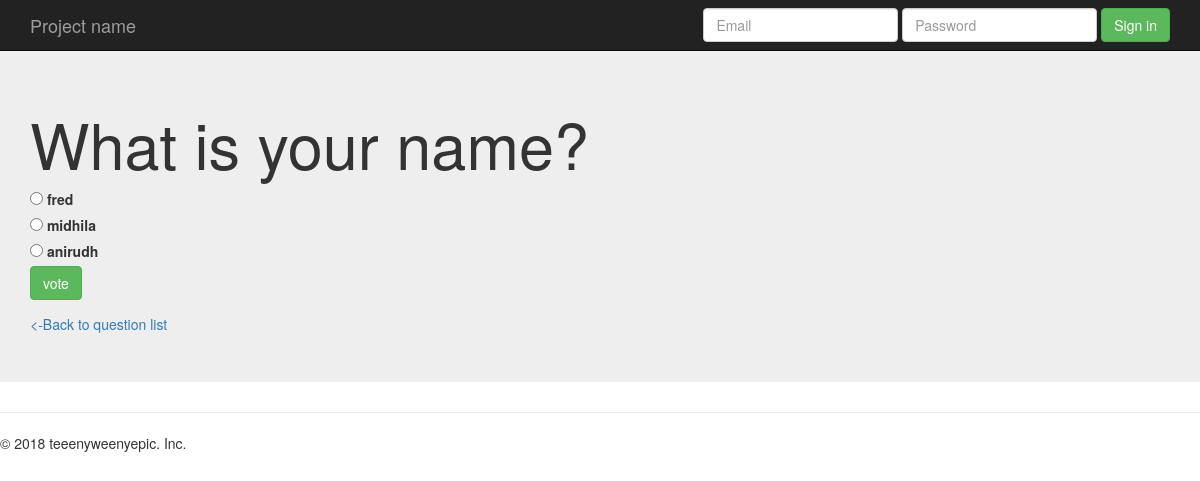
Screenshot of /polls/4/ with the database file from the repository.
### polls/models.py (models this page shows, shortened)
class Question(models.Model):
    question_text = models.CharField(max_length=200)
    pub_date = models.DateTimeField('date published')

class Choice(models.Model):
    choice_text = models.CharField(max_length=200)
    votes = models.IntegerField(default=0)
    question = models.ForeignKey(Question, on_delete=models.CASCADE)

### polls/views.py (the view)
# urls.py: url(r'^(?P<question_id>[0-9]+)/$', views.detail, name="detail"),
def detail(request, question_id):
    try:
        question = Question.objects.get(pk=question_id)
    except Question.DoesNotExist:
        raise Http404("Question does not exist")
    return render(request, 'polls/detail.html', {'question': question})

### polls/templates/polls/detail.html (shortened to what this page needs)
{% extends 'polls/base.html' %}
{% block main_content %}
<h1> {{question.question_text}}</h1>
<form action= " {% url 'polls:vote' question.id %}" method ="post">
    {% for choice in question.choice_set.all %}
        <input type="radio" name="choice" id="choice{{forloop.counter}}" value="{{choice.id}}"/>
        <label for="choice{{forloop.counter}}">{{choice.choice_text}}</label><br>
    {% endfor %}
    <input type="submit" class="btn btn-success" value="vote"/>
</form>
<a href="{% url 'polls:index' %}"> <-Back to question list</a>
{% endblock %}

### rows the page displays
Question: question_text "What is your name?"
Choice: choice_text "fred"
Choice: choice_text "midhila"
Choice: choice_text "anirudh"
